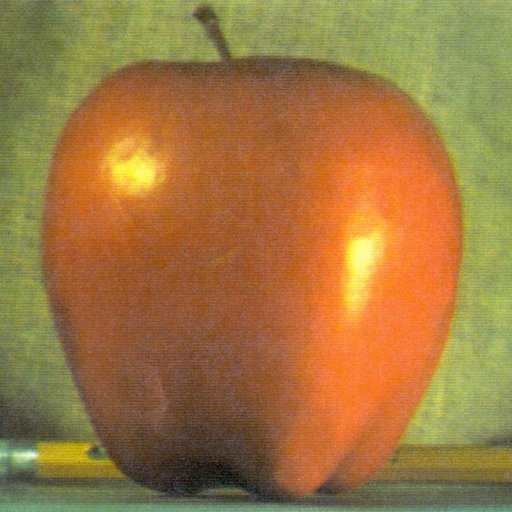
#> input picture Trail/apple.jpg, 512 x 512 px
$ python 'Image Blending.py'
#> lines starting #> are read from the running program, lines starting #| are printed output that depends on the picture
import cv2
import numpy as np
t=6
apple=cv2.imread('apple.jpg')
#> apple is the input picture: shape (512, 512, 3); mean B, G, R 64.8, 119.7, 159.1
orange=cv2.imread('orange.jpg')
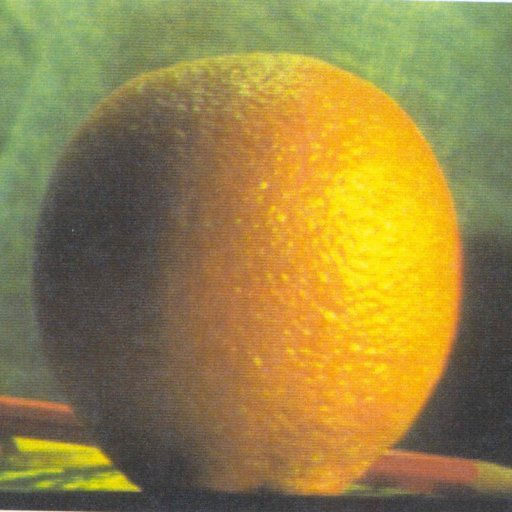
#> input picture Trail/orange.jpg, 512 x 512 px
#> orange is the input picture: shape (512, 512, 3); mean B, G, R 69.2, 131.8, 150.2
apple_copy=apple.copy()
orange_copy=orange.copy()

#Gaussian Pyramid
gauA=[apple_copy]
gauO=[orange_copy]
for i in range(t):
    apple_copy=cv2.pyrDown(apple_copy)
    orange_copy=cv2.pyrDown(orange_copy)
    gauA.append(apple_copy)
    gauO.append(orange_copy)
#> this loop made 6 passes
#> pass 2, `orange_copy=cv2.pyrDown(orange_copy)`:
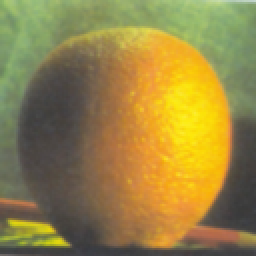
#> orange_copy: shape (128, 128, 3) (shown 2 times larger); mean B, G, R 69.3, 132.2, 150.5
#> after the loop, gauA = 7 items; gauO = 7 items

#Laplacian Pyramid
lapA=[]
lapO=[]

for i in range(t):
    lApp=cv2.subtract(gauA[i],cv2.pyrUp(gauA[i+1]))
    lapA.append(lApp)

    lOra=cv2.subtract(gauO[i],cv2.pyrUp(gauO[i+1]))
    lapO.append(lOra)
#> this loop made 6 passes
#> pass 1, `lApp=cv2.subtract(gauA[i],cv2.pyrUp(gauA[i+1]))`:
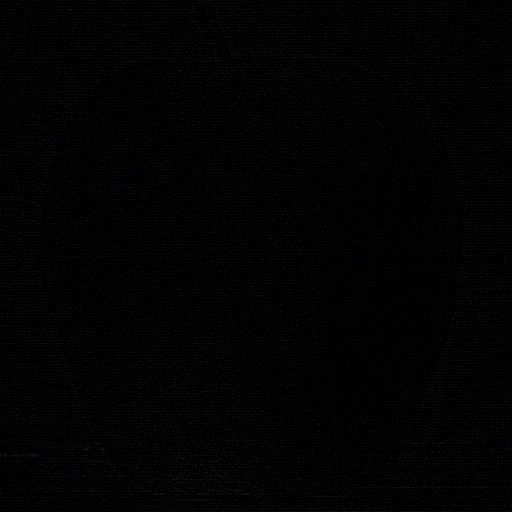
#> lApp: shape (512, 512, 3); mean of channels 0, 1, 2 2, 2, 2; drawn as B, G, R
#> after the loop, lapA = 6 items; lapO = 6 items
lapA.append(gauA[t])
lapO.append(gauO[t])
#Merging
mer=[]
n=0
for apple_copy,orange_copy in zip(lapA,lapO):
    rows,col,ch=apple_copy.shape
    merged=np.hstack((apple_copy[:,0:int(col/2)],orange_copy[:,int(col/2):]))
    mer.append(merged)
    n=n+1
#> this loop made 7 passes
#> (rows, col) on passes 1 to 7: (512, 512), (256, 256), (128, 128), (64, 64), (32, 32), (16, 16), (8, 8)
#> after the loop, mer = 7 items; n = 7


#ReConstruction
recon=[]
reconst=mer[t]
for i in range(t,0,-1):
    #print(mer[i].shape)
    reconst=cv2.pyrUp(reconst)
    reconst=cv2.add(reconst,mer[i-1])
#> this loop made 6 passes
#> pass 2, `reconst=cv2.pyrUp(reconst)`:
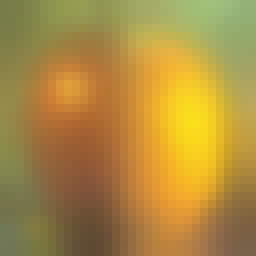
#> reconst: shape (32, 32, 3) (shown 8 times larger); mean of channels 0, 1, 2 64.2, 139.9, 173.1; drawn as B, G, R
#> pass 2, `reconst=cv2.add(reconst,mer[i-1])`:
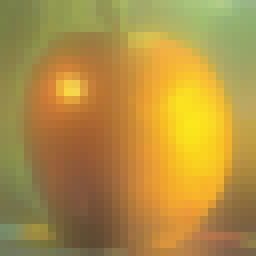
#> reconst: shape (32, 32, 3) (shown 8 times larger); mean of channels 0, 1, 2 66.3, 143.3, 176.9; drawn as B, G, R
#> pass 3, `reconst=cv2.add(reconst,mer[i-1])`:
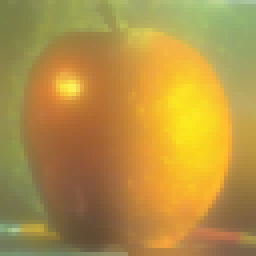
#> reconst: shape (64, 64, 3) (shown 4 times larger); mean of channels 0, 1, 2 67.8, 145.2, 179.4; drawn as B, G, R
#> after the loop:
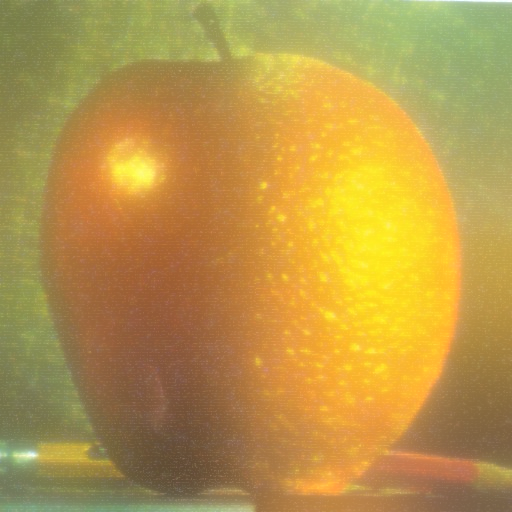
#> reconst: shape (512, 512, 3); mean of channels 0, 1, 2 72.6, 149.9, 184; drawn as B, G, R
cv2.imshow('Trail',reconst)

cv2.waitKey(0)
cv2.destroyAllWindows()
